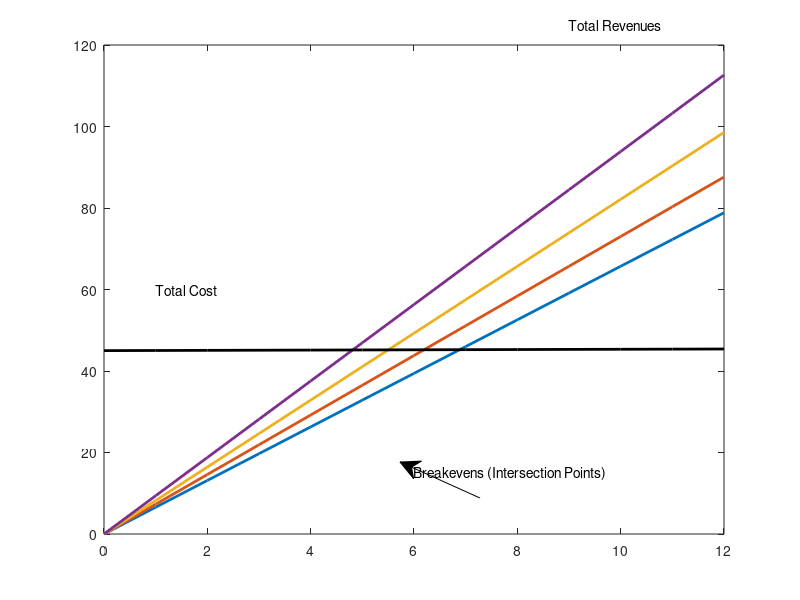

MATLAB code for this plot: (Note: this script raises an error after producing the figure.)
% ENMT482 Time and Motion Study
% Author: Zoren Dela Cruz

clc, clear all, close all;

%------------------------------- Constants -------------------------------%
xArray = linspace(0,1,13);
months = [0:1:12];

%----------------------------- Robot Costing -----------------------------%
robotCost = 40000;                      % Cost of UR5
robotTools = 5000;                      % Cost of Tools
robotMaintenance = 400;                 % Annual maitenance 

% Fixed Cost
robotFC = robotCost + robotTools;

% Variable Cost 
robotVC = robotMaintenance;

% Total Cost 
robotTC = robotVC*xArray + robotFC;

%----------------------------- Robot Profit ------------------------------%
secondsInADay = 8 * 60 * 60;            % Seconds
costOfCoffee = 4.50;                    % Profit cost

% Coffee Speeds
cupOfCoffee0 = secondsInADay / 600;
cupOfCoffee1 = secondsInADay / 540;
cupOfCoffee2 = secondsInADay / 480;
cupOfCoffee3 = secondsInADay / 420;

% Total Revenue with change of speeds
TR0 = cupOfCoffee0 * costOfCoffee * 365 * xArray;
TR1 = cupOfCoffee1 * costOfCoffee * 365 * xArray;
TR2 = cupOfCoffee2 * costOfCoffee * 365 * xArray;
TR3 = cupOfCoffee3 * costOfCoffee * 365 * xArray;



%------------------------------- Plotting --------------------------------%
figure(1)
plot(months, TR0 /1000, 'linewidth', 2);
hold on 
plot(months, TR1 /1000, 'linewidth', 2);
plot(months, TR2 /1000, 'linewidth', 2);
plot(months, TR3 /1000, 'linewidth', 2);
plot(months, robotTC / 1000, 'linewidth', 2, 'color', 'k');
hold off

% Text
txt = {'Total Cost'};
text(1,60,txt)
txt = {'Total Revenues'};
text(9,125,txt)
annotation('arrow', [0.6 0.5], [0.17 0.23])
txt = {'Breakevens (Intersection Points)'};
text(6,15,txt);


% Legends
[leg,att] = legendflex(gca, {'10 mins', '9 mins', '8 mins', '7 mins'}, 'anchor', {'nw', 'nw'}, ...
    'buffer', [10, -10], 'title', 'Coffee Time');
set(findall(leg, 'string', 'Coffee Time'), 'fontweight', 'bold');
leg.Title.Visible = 'on';

% Limits
ylim([0, 300]);
xlim([0, 12]);

% Labels
title('Cost Volume Profit Graph')
xlabel('Months')
ylabel('Dollars in Thousands')

% Grids 
grid on
grid minor









